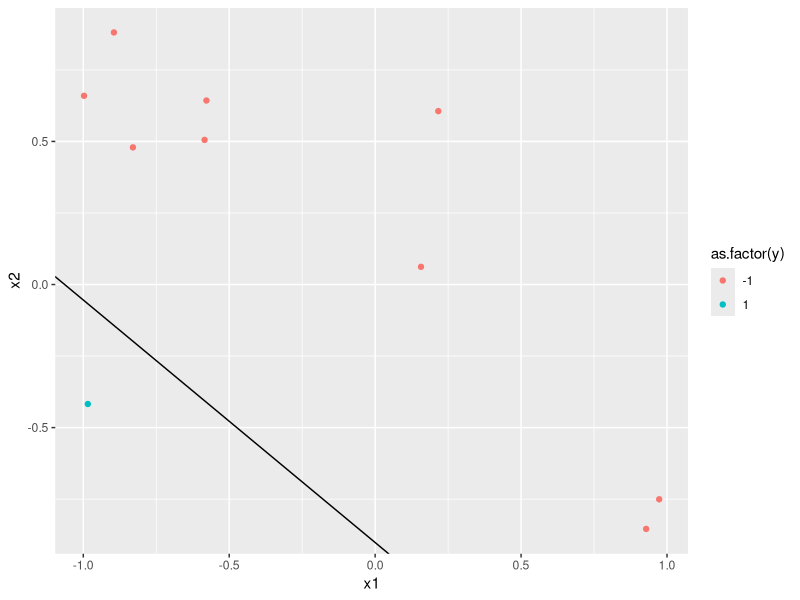

Write R code to recreate this figure.
## Load the library
library(ggplot2)

## Function to generate the data
data.generate = function(n = 10, ext = 1){ 
	# Generate the points.
	x1 = runif(n, -ext, ext)
	x2 = runif(n, -ext, ext)
	
	# Draw a random line in the area.
	point = runif(2, -ext, ext)
	slope = tan(runif(1, 0, 2 * pi))
	intercept = point[2] - slope * point[1]
		### DELETED ### slope = runif(1)
		### DELETED ### intercept = runif(1, -ext, ext)
	
	# Assign the dependent values.
	y = as.numeric(x1 * slope + intercept > x2) * 2 - 1
	
	# Return the values.
	data = data.frame(x1,x2,y)
	return(list(data = data,slope = slope, intercept = intercept))
}	

## Generates the data; passing the parameters with desired numbers can change the points generated as well as the range. (n = 100, ext = 2)
generated = data.generate()

## Plot the data.
qplot(x1,x2,col= as.factor(y), data = generated$data) + geom_abline(intercept = generated$intercept, slope = generated$slope)

## Initializing PLA
independent = as.matrix(cbind(1, generated$data[c(1,2)]))
w = c(0,0,0)

## PLA
